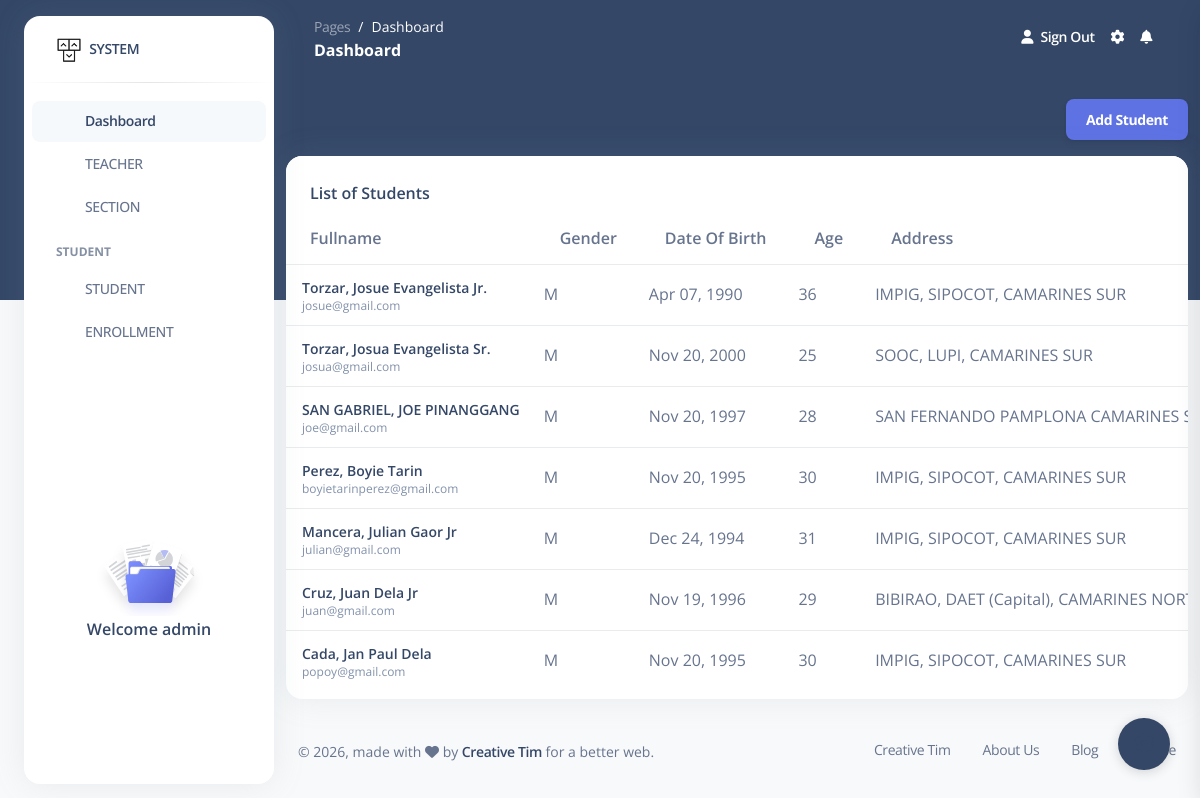
/student_view/ (signed in), run on an earlier commit of the app's database.
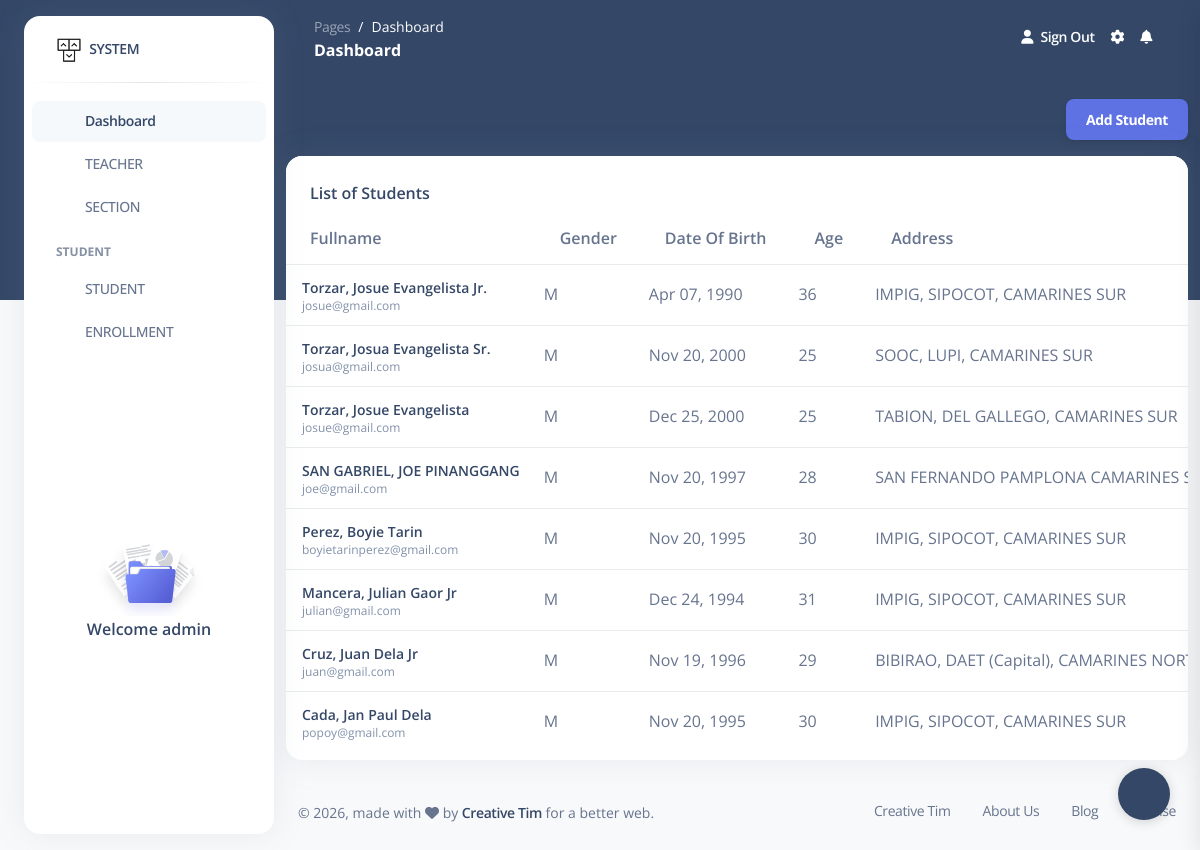
And on a later commit of the database.
### enrollment/models.py (models this page shows, shortened)
class Student(models.Model):
    student_id = models.UUIDField(primary_key = True, default = uuid.uuid4, editable = False)
    lrn_no = models.CharField(max_length=50,unique=True, blank=True, null=True)
    first_name = models.CharField(max_length=100)
    middle_name = models.CharField(max_length=50)
    last_name = models.CharField(max_length=100)
    ext_name = models.CharField(max_length=20)
    date_of_birth = models.DateField()
    gender = models.CharField(max_length=1, choices=GENDER_CHOICES)
    address = models.TextField()
    contact_number = models.CharField(max_length=20,default=0,blank=True)
    email = models.EmailField(blank=True,null=True)
    class Meta:
        constraints = [
            models.UniqueConstraint(
                fields=['first_name','middle_name','ext_name', 'last_name', 'date_of_birth'],
                name='unique_student_identity'
            )
        ]
    @property
    def age(self):
        today = date.today()
        dob = self.date_of_birth
        age = today.year - dob.year
        if (today.month, today.day) < (dob.month, dob.day):
            age -= 1
        return age

### enrollment/views/student.py (the view)
# urls.py: path('student_view/', student.student_view, name='student_view'),
@login_required(login_url='login')
def student_view(request):
    students = Student.objects.all().order_by('-last_name')[:50]
    current_year = datetime.now().year
    year_choices = [
        (f"{year}-{year+1}", f"{year}-{year+1}")
        for year in range(current_year, current_year + 5)
    ]
    if request.method == "POST":
        with transaction.atomic():
            gen_av = request.POST.get('gen_av')
            prev_grade = request.POST.get('prev_grade')
            school_year = request.POST.get('school_year')
            form = StudentForm(request.POST)
            if form.is_valid():
                lrn_no = form.cleaned_data['lrn_no']
                first_name = form.cleaned_data['first_name']
                middle_name = form.cleaned_data['middle_name']
                last_name = form.cleaned_data['last_name']
                ext_name = form.cleaned_data['ext_name']
                date_of_birth = form.cleaned_data['date_of_birth']  # adjust if you have DOB field
                existing_student = Student.objects.filter(
                    lrn_no = lrn_no,
                    first_name=first_name,
                    last_name=last_name,
                    middle_name=middle_name,
                    ext_name=ext_name,
                    date_of_birth=date_of_birth
                ).first()
                if existing_student:
                    sd = existing_student
                    messages.warning(request, "Student already exists. Adding enrollment if needed.")
                else:
                    sd = form.save()
                    if not Enrollment.objects.filter(student=sd, grade=gen_av,prev_grade=prev_grade).exists():
                        enroll = Enrollment(student=sd, prev_grade=prev_grade, grade=gen_av,school_year = school_year)
                        enroll.save()
                    else:
                        messages.warning(request, "Enrollment for this student and grade already exists")
                    messages.success(request, "Student Successfully Added")
                return redirect('student_view')
            else:
                messages.error(request, "Please correct the errors below")
    else:
        form = StudentForm()
    return render(request, "enrollment/student/student.html", {'form': form,'students': students,'year_choices': year_choices})

### enrollment/templates/enrollment/student/student.html (shortened to what this page needs)
{% extends 'dashboard.html' %}
{% load static %}
{% block content %}
<div class="row">
  <div>
    <button class="btn btn-primary float-end" data-bs-toggle="modal" data-bs-target="#studentModal">
       Add Student
    </button>
  </div>
</div>
<div class="row">
  <div class="col-12">
    <div class="card mb-4">
      <div class="card-header pb-0">
        <h6>List of Students</h6>
      </div>
      <div class="card-body px-0 pt-0 pb-2">
        <div class="table-responsive p-0">
          <table class="table align-items-center mb-0">
            <thead>
              <tr>
                <th>Fullname</th>
                <th>Gender</th>
                <th>Date of Birth</th>
                <th>Age</th>
                <th>Address</th>
              </tr>
            </thead>
            <tbody>
              {% for student in students %}
                <tr>
                  <td>
                    <div class="d-flex px-2 py-1">
                      <div class="d-flex flex-column">
                        <h6 class="mb-0 text-sm">{{ student.last_name }}, {{ student.first_name }} {{ student.middle_name }} {{ student.ext_name }}</h6>
                        <p class="text-xs text-secondary mb-0">{{ student.email }}</p>
                      </div>
                    </div>
                  </td>
                  <td>{{ student.gender }}</td>
                  <td >{{ student.date_of_birth|date:"M d, Y" }}</td>
                  <td >{{ student.age }}</td>
                  <td >{{ student.address }}</td>
                </tr>
              {% endfor %}
            </tbody>
          </table>
        </div>
      </div>
    </div>
  </div>
</div>
{% endblock %}

What changed in the data, as far as the page shows it:
added Student: last_name "Torzar", first_name "Josue", middle_name "Evangelista", email "josue@gmail.com", gender "M", date_of_birth "Dec 25, 2000", age "25", address "TABION, DEL GALLEGO, CAMARINES SUR"
